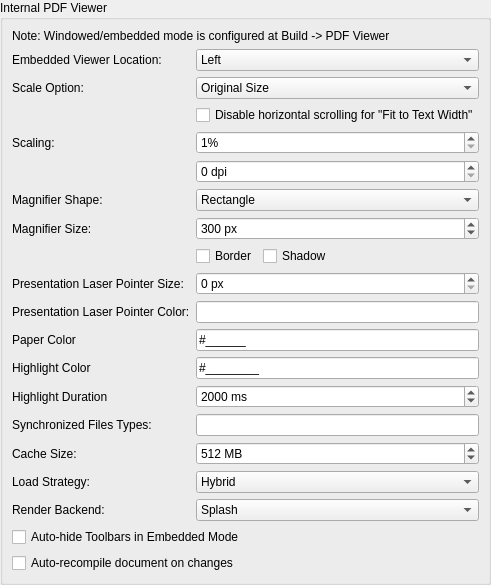
             <widget class="QWidget" name="scrollAreaPDFviewerLayout">
              <property name="geometry">
               <rect>
                <x>0</x>
                <y>0</y>
                <width>367</width>
                <height>490</height>
               </rect>
              </property>
              <layout class="QVBoxLayout" name="verticalLayout_16">
               <property name="leftMargin">
                <number>0</number>
               </property>
               <property name="topMargin">
                <number>0</number>
               </property>
               <property name="rightMargin">
                <number>0</number>
               </property>
               <property name="bottomMargin">
                <number>0</number>
               </property>
               <item>
                <widget class="QGroupBox" name="groupBox_8">
                 <property name="title">
                  <string>Internal PDF Viewer</string>
                 </property>
                 <layout class="QGridLayout" name="gridLayout_4">
                  <item row="4" column="1">
                   <widget class="QSpinBox" name="spinBoxPreviewScale">
                    <property name="sizePolicy">
                     <sizepolicy hsizetype="Minimum" vsizetype="Fixed">
                      <horstretch>0</horstretch>
                      <verstretch>0</verstretch>
                     </sizepolicy>
                    </property>
                    <property name="specialValueText">
                     <string notr="true"/>
                    </property>
                    <property name="suffix">
                     <string>%</string>
                    </property>
                    <property name="minimum">
                     <number>1</number>
                    </property>
                    <property name="maximum">
                     <number>10000</number>
                    </property>
                   </widget>
                  </item>
                  <item row="4" column="0">
                   <widget class="QLabel" name="label_29">
                    <property name="text">
                     <string>Scaling:</string>
                    </property>
                   </widget>
                  </item>
                  <item row="16" column="0">
                   <widget class="QLabel" name="label_69">
                    <property name="text">
                     <string>Load Strategy:</string>
                    </property>
                    <property name="advancedOption" stdset="0">
                     <bool>true</bool>
                    </property>
                   </widget>
                  </item>
                  <item row="19" column="0" colspan="2">
                   <widget class="QCheckBox" name="autoRecompileFullDocument">
                    <property name="text">
                     <string>Auto-recompile document on changes</string>
                    </property>
                   </widget>
                  </item>
                  <item row="15" column="0">
                   <widget class="QLabel" name="label_18">
                    <property name="text">
                     <string>Cache Size:</string>
                    </property>
                    <property name="advancedOption" stdset="0">
                     <bool>true</bool>
                    </property>
                   </widget>
                  </item>
                  <item row="7" column="1">
                   <widget class="QSpinBox" name="spinBoxPreviewMagnifierSize">
                    <property name="suffix">
                     <string> px</string>
                    </property>
                    <property name="prefix">
                     <string/>
                    </property>
                    <property name="minimum">
                     <number>50</number>
                    </property>
                    <property name="maximum">
                     <number>10000</number>
                    </property>
                    <property name="singleStep">
                     <number>50</number>
                    </property>
                    <property name="value">
                     <number>300</number>
                    </property>
                   </widget>
                  </item>
                  <item row="13" column="1">
                   <widget class="QSpinBox" name="spinBoxHighlightDuration">
                    <property name="specialValueText">
                     <string>Infinite</string>
                    </property>
                    <property name="suffix">
                     <string notr="true"> ms</string>
                    </property>
                    <property name="maximum">
                     <number>86400000</number>
                    </property>
                    <property name="value">
                     <number>2000</number>
                    </property>
                    <property name="advancedOption" stdset="0">
                     <bool>true</bool>
                    </property>
                   </widget>
                  </item>
                  <item row="5" column="1">
                   <widget class="QSpinBox" name="spinBoxPreviewDPI">
                    <property name="suffix">
                     <string> dpi</string>
                    </property>
                    <property name="maximum">
                     <number>600</number>
                    </property>
                   </widget>
                  </item>
                  <item row="16" column="1">
                   <widget class="QComboBox" name="comboBoxPDFLoadStrategy">
                    <property name="toolTip">
                     <string>&lt;html&gt;&lt;head/&gt;&lt;body&gt;&lt;p&gt;Defines how a PDF is loaded:&lt;/p&gt;&lt;p&gt;&lt;b&gt;Buffered:&lt;/b&gt; Load the file into a buffer and check for completeness. Then pass the data on to poppler. This was primarily introduced as a speedup for old poppler versions (&amp;lt;0.24) which were not thread-safe. It has been reported that poppler may crash when loading large buffers. Therefore this option is deprecated.&lt;/p&gt;&lt;p&gt;&lt;b&gt;Direct:&lt;/b&gt; Use native poppler file loading. This is fastest, but does not allow checking for incomplete files.&lt;/p&gt;&lt;p&gt;&lt;b&gt;Hybrid (recommended):&lt;/b&gt; First load file into buffer and check for completeness. Use that buffer for small documents (&amp;lt; 50MB). Large files are loaded using native poppler file loading. This combines file-checking while preventing problems with large PDF files.&lt;/p&gt;&lt;/body&gt;&lt;/html&gt;</string>
                    </property>
                    <property name="currentIndex">
                     <number>2</number>
                    </property>
                    <property name="advancedOption" stdset="0">
                     <bool>true</bool>
                    </property>
                    <item>
                     <property name="text">
                      <string>Buffered</string>
                     </property>
                    </item>
                    <item>
                     <property name="text">
                      <string>Direct</string>
                     </property>
                    </item>
                    <item>
                     <property name="text">
                      <string>Hybrid</string>
                     </property>
                    </item>
                   </widget>
                  </item>
                  <item row="13" column="0">
                   <widget class="QLabel" name="label_66">
                    <property name="text">
                     <string>Highlight Duration</string>
                    </property>
                    <property name="advancedOption" stdset="0">
                     <bool>true</bool>
                    </property>
                   </widget>
                  </item>
                  <item row="12" column="1">
                   <widget class="QLineEdit" name="lineEditHighlightColor">
                    <property name="toolTip">
                     <string>Specify as hexadecimal RGBA value. Note: The transparency is required because the highlighting is drawn on top of the text due to technical limitations.</string>
                    </property>
                    <property name="inputMask">
                     <string>\#HHHHHHHH;_</string>
                    </property>
                    <property name="text">
                     <string notr="true">#</string>
                    </property>
                    <property name="advancedOption" stdset="0">
                     <bool>true</bool>
                    </property>
                   </widget>
                  </item>
                  <item row="6" column="1">
                   <widget class="QComboBox" name="comboBoxPreviewMagnifierShape">
                    <item>
                     <property name="text">
                      <string>Rectangle</string>
                     </property>
                    </item>
                    <item>
                     <property name="text">
                      <string>Circle</string>
                     </property>
                    </item>
                   </widget>
                  </item>
                  <item row="14" column="1">
                   <widget class="QLineEdit" name="lineEditPreviewSyncFileMask">
                    <property name="sizePolicy">
                     <sizepolicy hsizetype="Preferred" vsizetype="Fixed">
                      <horstretch>0</horstretch>
                      <verstretch>0</verstretch>
                     </sizepolicy>
                    </property>
                    <property name="advancedOption" stdset="0">
                     <bool>true</bool>
                    </property>
                   </widget>
                  </item>
                  <item row="12" column="0">
                   <widget class="QLabel" name="label_67">
                    <property name="text">
                     <string>Highlight Color</string>
                    </property>
                    <property name="advancedOption" stdset="0">
                     <bool>true</bool>
                    </property>
                   </widget>
                  </item>
                  <item row="11" column="1">
                   <widget class="QLineEdit" name="lineEditPaperColor">
                    <property name="toolTip">
                     <string>Default background color. Specify as hexadecimal RGB value. Note: This will only affect PDFs loaded after the change of the option. The paper color of already open PDFs is not modified.</string>
                    </property>
                    <property name="inputMask">
                     <string notr="true">\#HHHHHH;_</string>
                    </property>
                    <property name="text">
                     <string notr="true">#</string>
                    </property>
                    <property name="advancedOption" stdset="0">
                     <bool>true</bool>
                    </property>
                   </widget>
                  </item>
                  <item row="5" column="0">
                   <widget class="QLabel" name="labelScreenResolution">
                    <property name="text">
                     <string notr="true">&lt;ScreenResolution&gt;</string>
                    </property>
                   </widget>
                  </item>
                  <item row="8" column="1">
                   <layout class="QHBoxLayout" name="HBoxLayout_magnifier">
                    <item>
                     <widget class="QCheckBox" name="checkBoxPreviewMagnifierBorder">
                      <property name="text">
                       <string>Border</string>
                      </property>
                     </widget>
                    </item>
                    <item>
                     <widget class="QCheckBox" name="checkBoxPreviewMagnifierShadow">
                      <property name="text">
                       <string>Shadow</string>
                      </property>
                     </widget>
                    </item>
                    <item>
                     <spacer>
                      <property name="orientation">
                       <enum>Qt::Horizontal</enum>
                      </property>
                      <property name="sizeHint" stdset="0">
                       <size>
                        <width>0</width>
                        <height>0</height>
                       </size>
                      </property>
                     </spacer>
                    </item>
                   </layout>
                  </item>
                  <item row="2" column="1">
                   <widget class="QComboBox" name="comboBoxPreviewScale">
                    <item>
                     <property name="text">
                      <string>Original Size</string>
                     </property>
                    </item>
                    <item>
                     <property name="text">
                      <string>Fit to Window Width</string>
                     </property>
                    </item>
                    <item>
                     <property name="text">
                      <string>Fit to Window Size</string>
                     </property>
                    </item>
                    <item>
                     <property name="text">
                      <string>Scaled Size</string>
                     </property>
                    </item>
                    <item>
                     <property name="text">
                      <string>Fit to Text Width</string>
                     </property>
                    </item>
                   </widget>
                  </item>
                  <item row="15" column="1">
                   <widget class="QSpinBox" name="spinBoxCacheSizeMB">
                    <property name="suffix">
                     <string> MB</string>
                    </property>
                    <property name="minimum">
                     <number>100</number>
                    </property>
                    <property name="maximum">
                     <number>1024</number>
                    </property>
                    <property name="singleStep">
                     <number>100</number>
                    </property>
                    <property name="value">
                     <number>512</number>
                    </property>
                    <property name="advancedOption" stdset="0">
                     <bool>true</bool>
                    </property>
                   </widget>
                  </item>
                  <item row="14" column="0">
                   <widget class="QLabel" name="label_34">
                    <property name="text">
                     <string>Synchronized Files Types:</string>
                    </property>
                    <property name="advancedOption" stdset="0">
                     <bool>true</bool>
                    </property>
                   </widget>
                  </item>
                  <item row="11" column="0">
                   <widget class="QLabel" name="label_84">
                    <property name="text">
                     <string>Paper Color</string>
                    </property>
                    <property name="advancedOption" stdset="0">
                     <bool>true</bool>
                    </property>
                   </widget>
                  </item>
                  <item row="17" column="0">
                   <widget class="QLabel" name="label_76">
                    <property name="toolTip">
                     <string>The Render Backend used by the PDF library poppler.
'Splash' is the default and suitable for most situations.
If there are rendering issues, you may try the alternative 'Arthur' backend.
Note: Changing this setting will only affect documents that are opened afterwards.</string>
                    </property>
                    <property name="text">
                     <string>Render Backend:</string>
                    </property>
                    <property name="advancedOption" stdset="0">
                     <bool>true</bool>
                    </property>
                   </widget>
                  </item>
                  <item row="9" column="0">
                   <widget class="QLabel" name="label_88">
                    <property name="text">
                     <string>Presentation Laser Pointer Size:</string>
                    </property>
                   </widget>
                  </item>
                  <item row="0" column="0" colspan="2">
                   <widget class="QLabel" name="label_77">
                    <property name="text">
                     <string>Note: Windowed/embedded mode is configured at Build -&gt; PDF Viewer</string>
                    </property>
                   </widget>
                  </item>
                  <item row="3" column="1">
                   <widget class="QCheckBox" name="checkBoxDisableHorizontalScrollingForFitToTextWidth">
                    <property name="text">
                     <string>Disable horizontal scrolling for &quot;Fit to Text Width&quot;</string>
                    </property>
                    <property name="advancedOption" stdset="0">
                     <bool>true</bool>
                    </property>
                   </widget>
                  </item>
                  <item row="2" column="0">
                   <widget class="QLabel" name="label_28">
                    <property name="text">
                     <string>Scale Option:</string>
                    </property>
                   </widget>
                  </item>
                  <item row="6" column="0">
                   <widget class="QLabel" name="label_26">
                    <property name="text">
                     <string>Magnifier Shape:</string>
                    </property>
                   </widget>
                  </item>
                  <item row="17" column="1">
                   <widget class="QComboBox" name="comboBoxPDFRenderBackend">
                    <property name="toolTip">
                     <string>The Render Backend used by the PDF library poppler.
'Splash' is the default and suitable for most situations.
If there are rendering issues, you may try the alternative 'Arthur' backend.
Note: Changing this setting will only affect documents that are opened afterwards.</string>
                    </property>
                    <property name="advancedOption" stdset="0">
                     <bool>true</bool>
                    </property>
                    <item>
                     <property name="text">
                      <string notr="true">Splash</string>
                     </property>
                    </item>
                    <item>
                     <property name="text">
                      <string notr="true">Arthur</string>
                     </property>
                    </item>
                   </widget>
                  </item>
                  <item row="7" column="0">
                   <widget class="QLabel" name="label_25">
                    <property name="text">
                     <string>Magnifier Size:</string>
                    </property>
                   </widget>
                  </item>
                  <item row="18" column="0" colspan="2">
                   <widget class="QCheckBox" name="autoHideToolbars">
                    <property name="text">
                     <string>Auto-hide Toolbars in Embedded Mode</string>
                    </property>
                   </widget>
                  </item>
                  <item row="10" column="0">
                   <widget class="QLabel" name="label_89">
                    <property name="text">
                     <string>Presentation Laser Pointer Color:</string>
                    </property>
                   </widget>
                  </item>
                  <item row="9" column="1">
                   <widget class="QSpinBox" name="spinBoxPreviewLaserPointerSize">
                    <property name="suffix">
                     <string> px</string>
                    </property>
                   </widget>
                  </item>
                  <item row="10" column="1">
                   <widget class="QLineEdit" name="lineEditLaserPointerColor"/>
                  </item>
                  <item row="1" column="0">
                   <widget class="QLabel" name="labelComboPdfViewerLoc">
                    <property name="text">
                     <string>Embedded Viewer Location:</string>
                    </property>
                   </widget>
                  </item>
                  <item row="1" column="1">
                   <widget class="QComboBox" name="comboBoxViewerLocation">
                    <item>
                     <property name="text">
                      <string>Left</string>
                     </property>
                    </item>
                    <item>
                     <property name="text">
                      <string>Right</string>
                     </property>
                    </item>
                    <item>
                     <property name="text">
                      <string>Top</string>
                     </property>
                    </item>
                    <item>
                     <property name="text">
                      <string>Bottom</string>
                     </property>
                    </item>
                   </widget>
                  </item>
                 </layout>
                </widget>
               </item>
               <item>
                <spacer name="verticalSpacer_7">
                 <property name="orientation">
                  <enum>Qt::Vertical</enum>
                 </property>
                 <property name="sizeHint" stdset="0">
                  <size>
                   <width>20</width>
                   <height>40</height>
                  </size>
                 </property>
                </spacer>
               </item>
              </layout>
             </widget>
